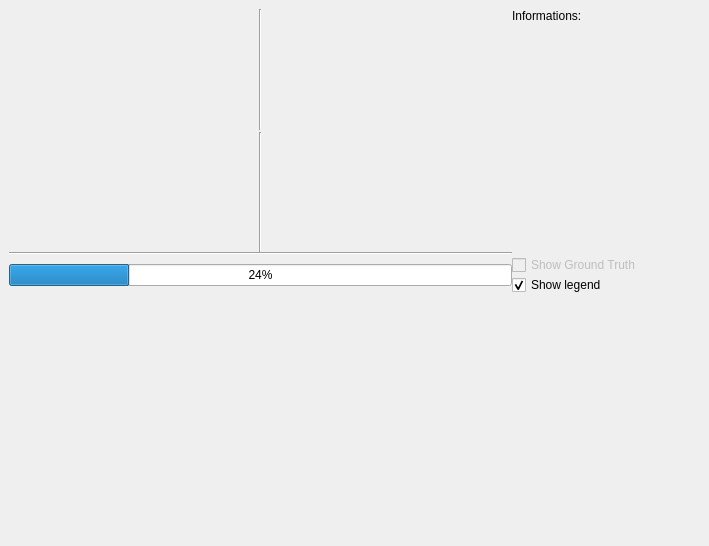
<?xml version="1.0" encoding="UTF-8"?>
<ui version="4.0">
 <class>MainWindow</class>
 <widget class="QMainWindow" name="MainWindow">
  <property name="geometry">
   <rect>
    <x>0</x>
    <y>0</y>
    <width>709</width>
    <height>546</height>
   </rect>
  </property>
  <property name="windowTitle">
   <string>Ultrasound Nerf</string>
  </property>
  <widget class="QWidget" name="mainlayout">
   <layout class="QGridLayout" name="gridLayout_2" columnstretch="3,1,0">
    <property name="sizeConstraint">
     <enum>QLayout::SetNoConstraint</enum>
    </property>
    <property name="spacing">
     <number>0</number>
    </property>
    <item row="3" column="1">
     <layout class="QVBoxLayout" name="verticalLayout_2">
      <item>
       <widget class="QCheckBox" name="gt_checkBox">
        <property name="enabled">
         <bool>false</bool>
        </property>
        <property name="text">
         <string>Show Ground Truth</string>
        </property>
       </widget>
      </item>
      <item>
       <widget class="QCheckBox" name="legend_checkBox">
        <property name="layoutDirection">
         <enum>Qt::LeftToRight</enum>
        </property>
        <property name="autoFillBackground">
         <bool>false</bool>
        </property>
        <property name="text">
         <string>Show legend</string>
        </property>
        <property name="checked">
         <bool>true</bool>
        </property>
       </widget>
      </item>
     </layout>
    </item>
    <item row="4" column="2">
     <spacer name="verticalSpacer_3">
      <property name="orientation">
       <enum>Qt::Vertical</enum>
      </property>
      <property name="sizeHint" stdset="0">
       <size>
        <width>20</width>
        <height>40</height>
       </size>
      </property>
     </spacer>
    </item>
    <item row="0" column="1">
     <widget class="QLabel" name="infos">
      <property name="minimumSize">
       <size>
        <width>150</width>
        <height>0</height>
       </size>
      </property>
      <property name="text">
       <string>Informations:</string>
      </property>
      <property name="alignment">
       <set>Qt::AlignLeading|Qt::AlignLeft|Qt::AlignTop</set>
      </property>
     </widget>
    </item>
    <item row="4" column="0">
     <layout class="QGridLayout" name="gridLayout_3">
      <property name="bottomMargin">
       <number>0</number>
      </property>
      <property name="spacing">
       <number>0</number>
      </property>
      <item row="1" column="0">
       <widget class="QWidget" name="chartB1" native="true">
        <property name="sizePolicy">
         <sizepolicy hsizetype="Expanding" vsizetype="Preferred">
          <horstretch>0</horstretch>
          <verstretch>0</verstretch>
         </sizepolicy>
        </property>
       </widget>
      </item>
      <item row="0" column="0">
       <widget class="QWidget" name="chartA1" native="true">
        <property name="sizePolicy">
         <sizepolicy hsizetype="Expanding" vsizetype="Preferred">
          <horstretch>0</horstretch>
          <verstretch>0</verstretch>
         </sizepolicy>
        </property>
       </widget>
      </item>
     </layout>
    </item>
    <item row="1" column="0">
     <widget class="Line" name="line_3">
      <property name="orientation">
       <enum>Qt::Horizontal</enum>
      </property>
     </widget>
    </item>
    <item row="0" column="2">
     <spacer name="verticalSpacer">
      <property name="orientation">
       <enum>Qt::Vertical</enum>
      </property>
      <property name="sizeHint" stdset="0">
       <size>
        <width>20</width>
        <height>40</height>
       </size>
      </property>
     </spacer>
    </item>
    <item row="0" column="0">
     <layout class="QGridLayout" name="gridLayout_4">
      <property name="spacing">
       <number>2</number>
      </property>
      <item row="0" column="2">
       <widget class="QLabel" name="imA2">
        <property name="sizePolicy">
         <sizepolicy hsizetype="Expanding" vsizetype="Preferred">
          <horstretch>0</horstretch>
          <verstretch>0</verstretch>
         </sizepolicy>
        </property>
        <property name="text">
         <string/>
        </property>
        <property name="alignment">
         <set>Qt::AlignLeading|Qt::AlignLeft|Qt::AlignVCenter</set>
        </property>
        <property name="margin">
         <number>0</number>
        </property>
       </widget>
      </item>
      <item row="0" column="4">
       <widget class="QLabel" name="imB1">
        <property name="sizePolicy">
         <sizepolicy hsizetype="Expanding" vsizetype="Preferred">
          <horstretch>0</horstretch>
          <verstretch>0</verstretch>
         </sizepolicy>
        </property>
        <property name="text">
         <string/>
        </property>
        <property name="alignment">
         <set>Qt::AlignRight|Qt::AlignTrailing|Qt::AlignVCenter</set>
        </property>
        <property name="margin">
         <number>0</number>
        </property>
       </widget>
      </item>
      <item row="0" column="0">
       <widget class="QLabel" name="imA1">
        <property name="sizePolicy">
         <sizepolicy hsizetype="Expanding" vsizetype="Preferred">
          <horstretch>0</horstretch>
          <verstretch>0</verstretch>
         </sizepolicy>
        </property>
        <property name="text">
         <string/>
        </property>
        <property name="alignment">
         <set>Qt::AlignRight|Qt::AlignTrailing|Qt::AlignVCenter</set>
        </property>
        <property name="margin">
         <number>0</number>
        </property>
       </widget>
      </item>
      <item row="0" column="5">
       <widget class="QLabel" name="imB2">
        <property name="sizePolicy">
         <sizepolicy hsizetype="Expanding" vsizetype="Preferred">
          <horstretch>0</horstretch>
          <verstretch>0</verstretch>
         </sizepolicy>
        </property>
        <property name="text">
         <string/>
        </property>
        <property name="alignment">
         <set>Qt::AlignLeading|Qt::AlignLeft|Qt::AlignVCenter</set>
        </property>
        <property name="margin">
         <number>0</number>
        </property>
       </widget>
      </item>
      <item row="1" column="0">
       <widget class="QLabel" name="imC1">
        <property name="sizePolicy">
         <sizepolicy hsizetype="Expanding" vsizetype="Preferred">
          <horstretch>0</horstretch>
          <verstretch>0</verstretch>
         </sizepolicy>
        </property>
        <property name="text">
         <string/>
        </property>
        <property name="alignment">
         <set>Qt::AlignRight|Qt::AlignTrailing|Qt::AlignVCenter</set>
        </property>
        <property name="margin">
         <number>0</number>
        </property>
       </widget>
      </item>
      <item row="0" column="3">
       <widget class="Line" name="line">
        <property name="orientation">
         <enum>Qt::Vertical</enum>
        </property>
       </widget>
      </item>
      <item row="1" column="2">
       <widget class="QLabel" name="imC2">
        <property name="sizePolicy">
         <sizepolicy hsizetype="Expanding" vsizetype="Preferred">
          <horstretch>0</horstretch>
          <verstretch>0</verstretch>
         </sizepolicy>
        </property>
        <property name="text">
         <string/>
        </property>
        <property name="alignment">
         <set>Qt::AlignLeading|Qt::AlignLeft|Qt::AlignVCenter</set>
        </property>
        <property name="margin">
         <number>0</number>
        </property>
       </widget>
      </item>
      <item row="1" column="4">
       <widget class="QLabel" name="imD1">
        <property name="sizePolicy">
         <sizepolicy hsizetype="Expanding" vsizetype="Preferred">
          <horstretch>0</horstretch>
          <verstretch>0</verstretch>
         </sizepolicy>
        </property>
        <property name="text">
         <string/>
        </property>
        <property name="alignment">
         <set>Qt::AlignRight|Qt::AlignTrailing|Qt::AlignVCenter</set>
        </property>
        <property name="margin">
         <number>0</number>
        </property>
       </widget>
      </item>
      <item row="1" column="5">
       <widget class="QLabel" name="imD2">
        <property name="sizePolicy">
         <sizepolicy hsizetype="Expanding" vsizetype="Preferred">
          <horstretch>0</horstretch>
          <verstretch>0</verstretch>
         </sizepolicy>
        </property>
        <property name="text">
         <string/>
        </property>
        <property name="alignment">
         <set>Qt::AlignLeading|Qt::AlignLeft|Qt::AlignVCenter</set>
        </property>
        <property name="margin">
         <number>0</number>
        </property>
       </widget>
      </item>
      <item row="1" column="3">
       <widget class="Line" name="line_2">
        <property name="orientation">
         <enum>Qt::Vertical</enum>
        </property>
       </widget>
      </item>
     </layout>
    </item>
    <item row="3" column="0">
     <widget class="QProgressBar" name="progressBar">
      <property name="enabled">
       <bool>true</bool>
      </property>
      <property name="value">
       <number>24</number>
      </property>
     </widget>
    </item>
    <item row="4" column="1">
     <layout class="QVBoxLayout" name="verticalLayout">
      <item>
       <widget class="QWidget" name="chartA2" native="true">
        <property name="maximumSize">
         <size>
          <width>16777215</width>
          <height>16777215</height>
         </size>
        </property>
       </widget>
      </item>
      <item>
       <widget class="QWidget" name="chartB2" native="true"/>
      </item>
     </layout>
    </item>
   </layout>
  </widget>
 </widget>
 <resources/>
 <connections/>
</ui>
